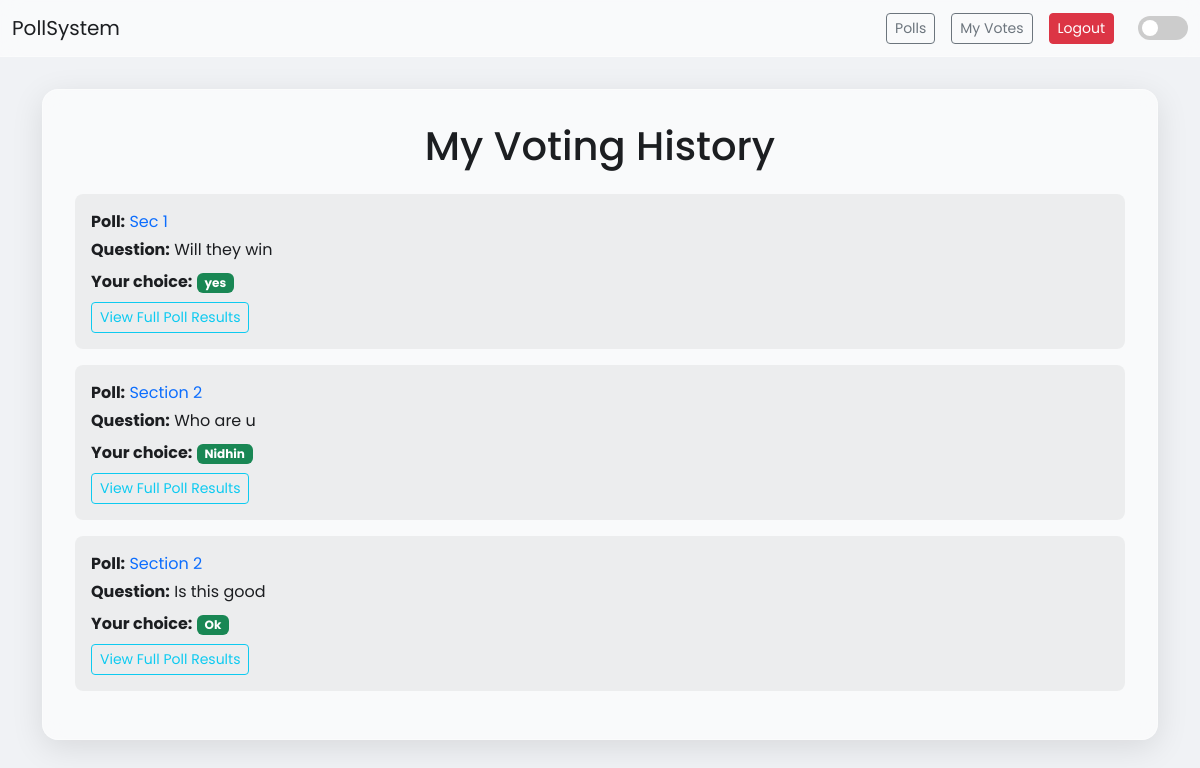
Page /my-votes/ (signed in) on the committed database.
### poll/models.py (models this page shows, shortened)
class Vote(models.Model):
    user = models.ForeignKey(User, on_delete=models.CASCADE)
    poll = models.ForeignKey(Poll, on_delete=models.CASCADE)
    question = models.ForeignKey(Question, on_delete=models.CASCADE)
    choice = models.ForeignKey(Choice, on_delete=models.CASCADE)
    class Meta:
        unique_together = ('user', 'poll', 'question')

class Poll(models.Model):
    title = models.CharField(max_length=200)
    description = models.TextField(blank=True)
    start_date = models.DateTimeField(default=timezone.now)
    end_date = models.DateTimeField(null=True, blank=True)
    created_by = models.ForeignKey(User, on_delete=models.CASCADE)

class Question(models.Model):
    poll = models.ForeignKey(Poll, related_name='questions', on_delete=models.CASCADE)
    question_text = models.CharField(max_length=200)

class Choice(models.Model):
    question = models.ForeignKey(Question, related_name='choices', on_delete=models.CASCADE)
    choice_text = models.CharField(max_length=200)

### poll/views.py (the view)
# urls.py: path('my-votes/', views.my_votes, name='my_votes'),
@login_required
def my_votes(request):
    votes = Vote.objects.filter(user=request.user).select_related('poll', 'question', 'choice')
    return render(request, 'poll/my_votes.html', {'votes': votes})

### poll/templates/poll/my_votes.html (shortened to what this page needs)
{% extends 'base.html' %}
{% block content %}
<div class="glass-card">
    <h1 class="text-center mb-4">My Voting History</h1>
    {% for vote in votes %}
    <div class="p-3 mb-3" style="background: rgba(0,0,0,0.05); border-radius: 0.5rem;">
        <p class="mb-1">
            <strong>Poll:</strong>
            <a href="{% url 'poll_detail' vote.poll.id %}" class="text-decoration-none" style="color: var(--primary-color);">{{ vote.poll.title }}</a>
        </p>
        <p class="mb-2"><strong>Question:</strong> {{ vote.question.question_text }}</p>
        <p class="mb-1">
            <strong>Your choice:</strong>
            <span class="badge bg-success">{{ vote.choice.choice_text }}</span>
        </p>
        <div class="mt-2">
             <a href="{% url 'poll_results' vote.poll.id %}" class="btn btn-sm btn-outline-info">View Full Poll Results</a>
        </div>
    </div>
    {% empty %}
    <div class="text-center p-4">
        <p>You have not voted in any polls yet.</p>
        <a href="{% url 'poll_list' %}" class="btn btn-primary">Find an Active Poll</a>
    </div>
    {% endfor %}
</div>
{% endblock %}

### poll/templates/base.html (style rules this page uses)
.btn { transition: all 0.5s ease; }
:root { --bg-color: #f0f2f5; --text-color: #1c1e21; --card-bg: rgba(255, 255, 255, 0.6); --card-border: rgba(255, 255, 255, 0.3); --primary-color: #0d6efd; --particle-color: #888888; }
body { font-family: 'Poppins', sans-serif; background-color: var(--bg-color); color: var(--text-color); transition: background-color 0.3s, color 0.3s; }
.glass-card { background: var(--card-bg); backdrop-filter: blur(10px); -webkit-backdrop-filter: blur(10px); border: 1px solid var(--card-border); border-radius: 1rem; padding: 2rem; box-shadow: 0 8px 32px 0 rgba(0, 0, 0, 0.1); transition: background 0.3s, border 0.3s; }

### rows in the picture
Vote: poll "Sec 1", question.question_text "Will they win", choice.choice_text "yes"
Vote: poll "Section 2", question.question_text "Who are u", choice.choice_text "Nidhin"
Vote: poll "Section 2", question.question_text "Is this good", choice.choice_text "Ok"
